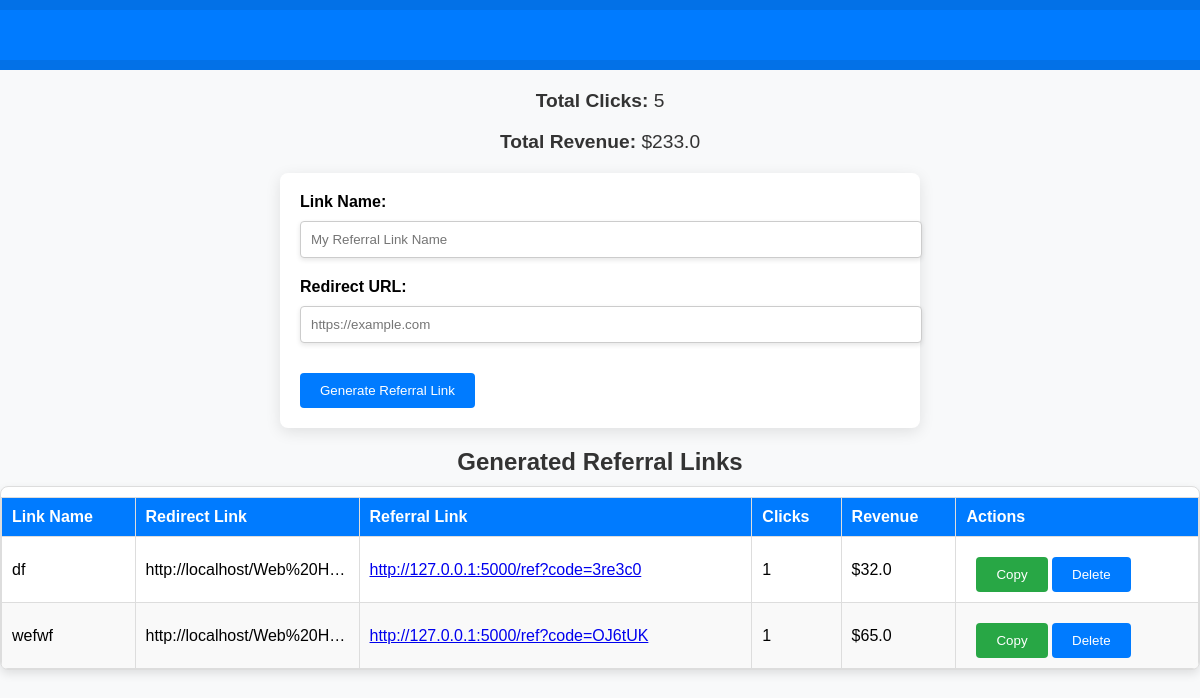
Before: / with the older database file.
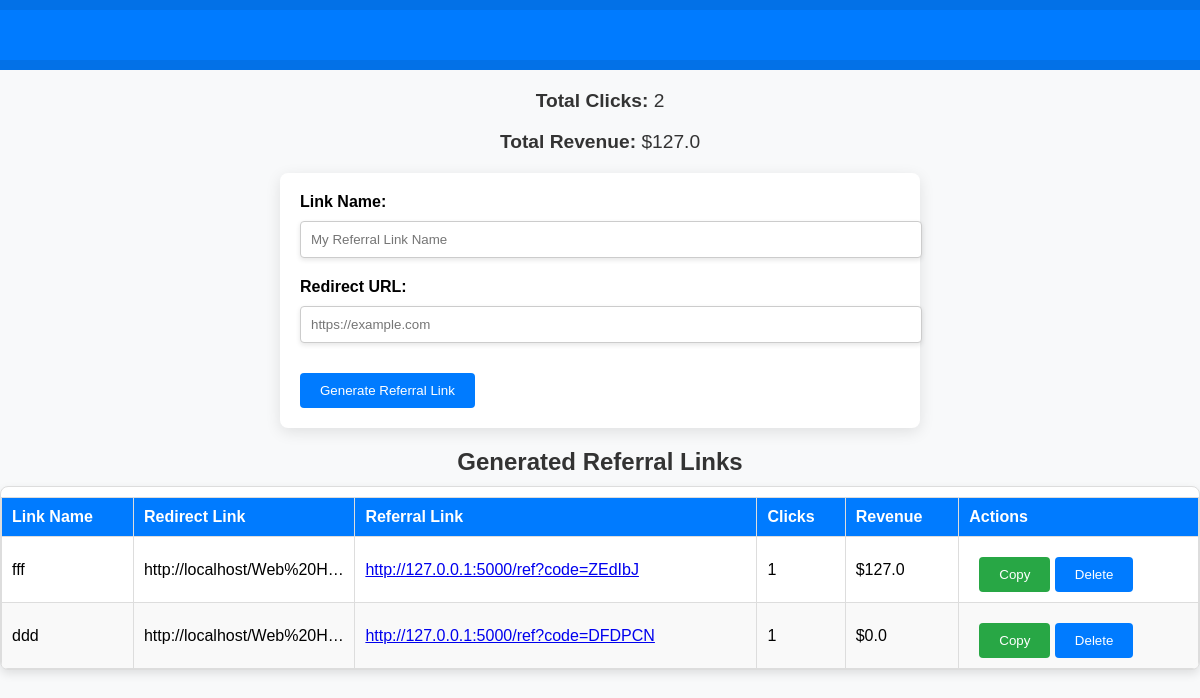
After: the same page with the newer database file.
### app.py (models this page shows)
class GlobalStats(db.Model):
    id = db.Column(db.Integer, primary_key=True)
    total_clicks = db.Column(db.Integer, default=0)
    total_revenue = db.Column(db.Float, default=0.0)

class Referral(db.Model):
    id = db.Column(db.Integer, primary_key=True)
    link_name = db.Column(db.String(150), nullable=False)  # New field for link name
    redirect_link = db.Column(db.String(150), nullable=False)
    referral_link = db.Column(db.String(150), unique=True, nullable=False)
    click_count = db.Column(db.Integer, default=0)
    income = db.Column(db.Float, default=0.0)

### app.py (the view)
@app.route('/')
def dashboard():
    referrals = Referral.query.all()
    stats = GlobalStats.query.first()
    if not stats:
        stats = GlobalStats(total_clicks=0, total_revenue=0.0)
        db.session.add(stats)
        db.session.commit()
    return render_template('dashboard.html', referrals=referrals, stats=stats)

### templates/dashboard.html (shortened to what this page needs)
<!DOCTYPE html>
<html lang="en">
<head>
</head>
<body>
  <div class="supertop-border">
    <div class="top-border">
    </div>
</div>
    <div class="stats">
        <p><strong>Total Clicks:</strong> {{ stats.total_clicks }}</p>
        <p><strong>Total Revenue:</strong> ${{ stats.total_revenue | round(2) }}</p>
    </div>
    <div class="form-container">
        <form action="/generate" method="POST">
            <div class="form-group">
                <label for="link_name">Link Name:</label>
                <input type="text" id="link_name" name="link_name" placeholder="My Referral Link Name" required>
            </div>
            <div class="form-group">
                <label for="redirect_link">Redirect URL:</label>
                <input type="url" id="redirect_link" name="redirect_link" placeholder="https://example.com" required>
            </div>
            <button type="submit">Generate Referral Link</button>
        </form>
    </div>
    <h2>Generated Referral Links</h2>
    <div class="referral-container">
        <table>
            <thead>
                <tr>
                    <th>Link Name</th>
                    <th>Redirect Link</th>
                    <th>Referral Link</th>
                    <th>Clicks</th>
                    <th>Revenue</th>
                    <th>Actions</th>
                </tr>
            </thead>
            <tbody>
                {% for referral in referrals %}
                <tr>
                    <td>{{ referral.link_name }}</td>
                    <td class="truncated">{{ referral.redirect_link }}</td>
                    <td>
                        <a href="{{ referral.referral_link }}" target="_blank">{{ referral.referral_link }}</a>
                    </td>
                    <td>{{ referral.click_count }}</td>
                    <td>${{ referral.income | round(2) }}</td>
                    <td>
                        <button class="copy-button" onclick="copyToClipboard('{{ referral.referral_link }}')">Copy</button>
                        <form action="/delete/{{ referral.id }}" method="POST" style="display:inline;">
                            <button type="submit" onclick="return confirm('Are you sure you want to delete this referral link?');">Delete</button>
                        </form>
                    </td>
                </tr>
                {% endfor %}
            </tbody>
        </table>
    </div>
</body>
</html>

### templates/dashboard.html (style rules this page uses)
body { font-family: Arial, sans-serif; margin: 0; background-color: #f8f9fa; }
h1, h2 { color: #333; text-align: center; margin-bottom: 10px; }
.supertop-border { height: 70px; background-color: #0371e7; width: 100%; display: flex; align-items: center; margin: 0; padding: 0; box-sizing: border-box; }
.top-border { height: 50px; background-color: #007bff; display: flex; align-items: center; width: 100%; }
.stats { margin: 20px 0; text-align: center; font-size: 1.2em; color: #333; }
.form-container { margin-bottom: 20px; padding: 20px; background-color: white; border-radius: 8px; box-shadow: 0 4px 15px rgba(0, 0, 0, 0.1); max-width: 600px; margin: 0 auto; }
.form-group { margin-bottom: 15px; display: flex; flex-direction: column; align-items: stretch; }
label { margin-bottom: 5px; font-weight: bold; }
input[type="url"], input[type="text"] { width: 100%; padding: 10px; margin: 5px 0; border: 1px solid #ccc; border-radius: 4px; box-shadow: 0 2px 5px rgba(0, 0, 0, 0.1); }
button { padding: 10px 20px; background-color: #007bff; color: white; border: none; border-radius: 4px; cursor: pointer; margin-top: 10px; transition: background-color 0.3s; }
.copy-button { background-color: #28a745; margin-left: 10px; }
.referral-container { max-height: 400px; overflow-y: auto; margin: 0 auto; padding: 0; border: 1px solid #ddd; border-radius: 8px; background-color: white; box-shadow: 0 4px 10px rgba(0, 0, 0, 0.1); }
table { width: 100%; border-collapse: collapse; margin-top: 10px; }
table, th, td { border: 1px solid #ddd; }
th, td { padding: 10px; text-align: left; }
th { background-color: #007bff; color: white; position: sticky; top: 0; z-index: 10; }
tr:nth-child(even) { background-color: #f9f9f9; }
.truncated { overflow: hidden; text-overflow: ellipsis; white-space: nowrap; max-width: 150px; }

Changed rows visible on the page:
changed GlobalStats: total_clicks "5" → "2"; total_revenue "233.0" → "127.0"
changed Referral: link_name "df" → "fff"; referral_link "http://127.0.0.1:5000/ref?code=3re3c0" → "http://127.0.0.1:5000/ref?code=ZEdIbJ"; income "32.0" → "127.0"
changed Referral: link_name "wefwf" → "ddd"; referral_link "http://127.0.0.1:5000/ref?code=OJ6tUK" → "http://127.0.0.1:5000/ref?code=DFDPCN"; income "65.0" → "0.0"
